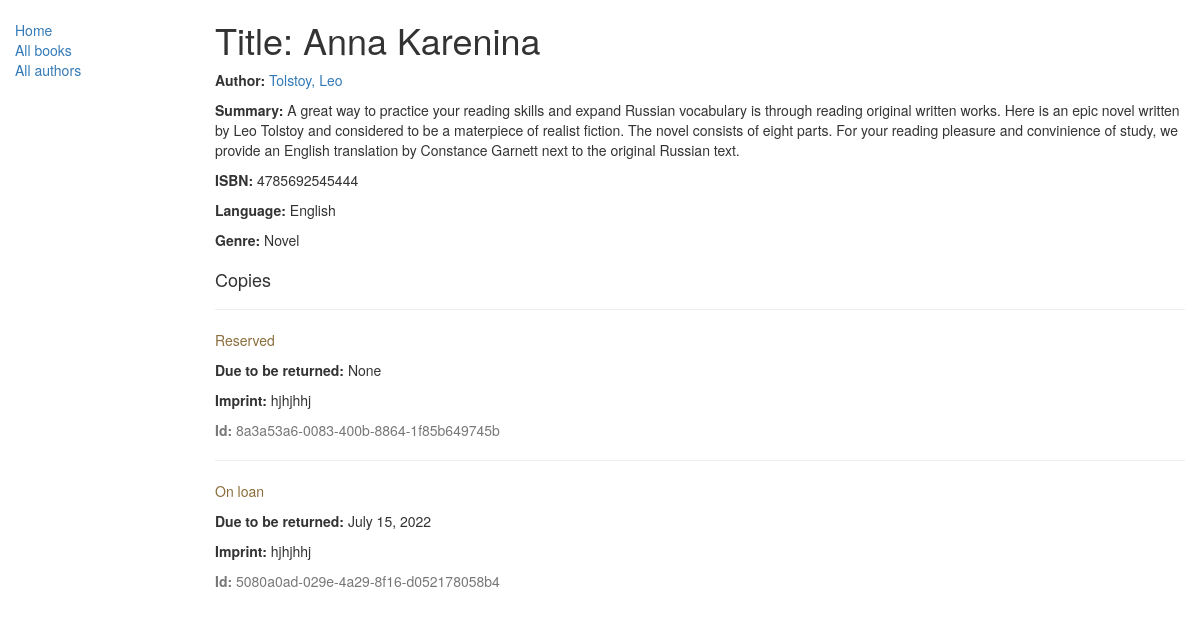
/catalog/books/2, run on an earlier commit of the app's database.
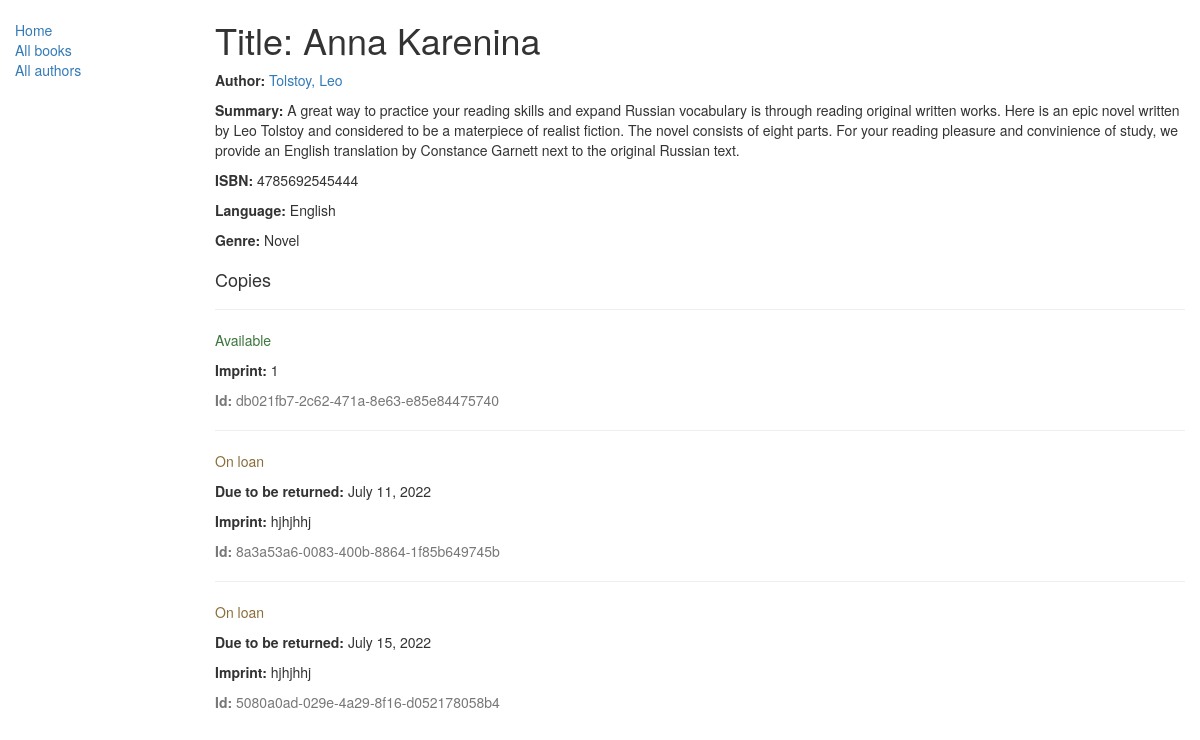
And on a later commit of the database.
### catalog/models.py (models this page shows, shortened)
class Book(models.Model):
    title = models.CharField(max_length=200)
    author = models.ForeignKey('Author', on_delete=models.SET_NULL, null=True)
    summary = models.TextField(max_length=1000, help_text="Enter a brief description of the book")
    isbn = models.CharField('ISBN',max_length=13, help_text='13 Character <a href="https://www.isbn-international.org/content/what-isbn">ISBN number</a>')
    genre = models.ManyToManyField(Genre, help_text="Select a genre for this book")
    language = models.ForeignKey('Language', on_delete=models.SET_NULL, null=True)
    def display_genre(self):
        return ', '.join([ genre.name for genre in self.genre.all()[:3] ])
    display_genre.short_discription ='Genre'

class Author(models.Model):
    first_name = models.CharField(max_length=100)
    last_name = models.CharField(max_length=100)
    date_of_birth = models.DateField(null=True, blank=True)
    date_of_death = models.DateField('Died', null=True, blank=True)
    def __str__(self):
        return '%s, %s' % (self.last_name, self.first_name)

class Language(models.Model):
    name = models.CharField(max_length=200,
    help_text="Enter the book's natural language (e.g. English, French, Japanese etc.)")
    def __str__(self):
        return self.name

class Genre(models.Model):
    name = models.CharField(max_length=200, help_text="Enter a book genre (e.g. Science Fiction, French Poetry etc.)")
    def __str__(self):
        return self.name

class BookInstance(models.Model):
    id = models.UUIDField(primary_key=True, default=uuid.uuid4, help_text="Unique ID for this particular book across whole library")
    book = models.ForeignKey('Book', on_delete=models.SET_NULL, null=True)
    imprint = models.CharField(max_length=200)
    due_back = models.DateField(null=True, blank=True)
    LOAN_STATUS = (
        ('m', 'Maintenance'),
        ('o', 'On loan'),
        ('a', 'Available'),
        ('r', 'Reserved'),
    )
    status = models.CharField(max_length=1, choices=LOAN_STATUS, blank=True, default='m', help_text='Book availability')
    class Meta:
        ordering = ["due_back"]

### catalog/views.py (the view)
# urls.py: url(r'^books/(?P<pk>\d+)$', views.BookDetailView.as_view(), name='book-detail'),
class BookDetailView(generic.DetailView):
    model = Book

### catalog/templates/catalog/book_detail.html
{% extends "base-generic.html" %}
{% block content %}
  <h1>Title: {{ book.title }}</h1>
  <p><strong>Author:</strong> <a href="{% url 'author-detail' book.author.pk %}">{{ book.author }}</a></p>
  <p><strong>Summary:</strong> {{ book.summary }}</p>
  <p><strong>ISBN:</strong> {{ book.isbn }}</p>
  <p><strong>Language:</strong> {{ book.language }}</p>
  <p><strong>Genre:</strong> {% for genre in book.genre.all %} {{ genre }}{% if not forloop.last %}, {% endif %}{% endfor %}</p>
  <div style="margin-top:20px">
    <h4>Copies</h4>
    {% for copy in book.bookinstance_set.all %}
    <hr>
    <p class="{% if copy.status == 'a' %}text-success{% elif copy.status == 'd' %}text-danger{% else %}text-warning{% endif %}">{{ copy.get_status_display }}</p>
    {% if copy.status != 'a' %}<p><strong>Due to be returned:</strong> {{copy.due_back}}</p>{% endif %}
    <p><strong>Imprint:</strong> {{copy.imprint}}</p>
    <p class="text-muted"><strong>Id:</strong> {{copy.id}}</p>
    {% endfor %}
  </div>
{% endblock %}

### catalog/templates/base-generic.html (shortened to what this page needs)
<!DOCTYPE html>
<html lang="en">
<head>
  <link rel="stylesheet" href="https://maxcdn.bootstrapcdn.com/bootstrap/3.3.7/css/bootstrap.min.css">
  {% load static %}
  <link rel="stylesheet" href="{% static 'css/styles.css' %}">
</head>
<body>
  <div class="container-fluid">
    <div class="row">
      <div class="col-sm-2">
      {% block sidebar %}
      <ul class="sidebar-nav">
          <li><a href="{% url 'index' %}">Home</a></li>
          <li><a href="{% url 'books' %}">All books</a></li>
          <li><a href="{% url 'authors' %}">All authors</a></li>
      </ul>
     {% endblock %}
      </div>
      <div class="col-sm-10 ">
      {% block content %}{% endblock %}
      </div>
    </div>
  </div>
</body>
</html>

### catalog/static/css/styles.css (style rules this page uses)
.sidebar-nav { margin-top: 20px; padding: 0; list-style: none; }

What changed in the data, as far as the page shows it:
added BookInstance: status "Available", imprint "1", id "db021fb7-2c62-471a-8e63-e85e84475740"
changed BookInstance: status "Reserved" → "On loan"; due_back "None" → "July 11, 2022"
